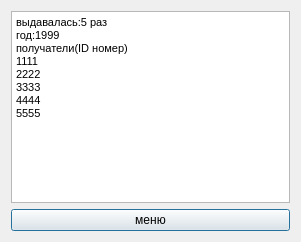
<?xml version="1.0" encoding="UTF-8"?>
<ui version="4.0">
 <class>Book_history_end</class>
 <widget class="QDialog" name="Book_history_end">
  <property name="geometry">
   <rect>
    <x>0</x>
    <y>0</y>
    <width>301</width>
    <height>242</height>
   </rect>
  </property>
  <property name="windowTitle">
   <string>Dialog</string>
  </property>
  <layout class="QVBoxLayout" name="verticalLayout_2">
   <item>
    <layout class="QVBoxLayout" name="verticalLayout">
     <item>
      <widget class="QTextBrowser" name="textBrowser">
       <property name="html">
        <string>&lt;!DOCTYPE HTML PUBLIC &quot;-//W3C//DTD HTML 4.0//EN&quot; &quot;http://www.w3.org/TR/REC-html40/strict.dtd&quot;&gt;
&lt;html&gt;&lt;head&gt;&lt;meta name=&quot;qrichtext&quot; content=&quot;1&quot; /&gt;&lt;style type=&quot;text/css&quot;&gt;
p, li { white-space: pre-wrap; }
&lt;/style&gt;&lt;/head&gt;&lt;body style=&quot; font-family:'MS Shell Dlg 2'; font-size:8.25pt; font-weight:400; font-style:normal;&quot;&gt;
&lt;p style=&quot; margin-top:0px; margin-bottom:0px; margin-left:0px; margin-right:0px; -qt-block-indent:0; text-indent:0px;&quot;&gt;выдавалась:5 раз&lt;/p&gt;
&lt;p style=&quot; margin-top:0px; margin-bottom:0px; margin-left:0px; margin-right:0px; -qt-block-indent:0; text-indent:0px;&quot;&gt;год:1999&lt;/p&gt;
&lt;p style=&quot; margin-top:0px; margin-bottom:0px; margin-left:0px; margin-right:0px; -qt-block-indent:0; text-indent:0px;&quot;&gt;получатели(ID номер)&lt;/p&gt;
&lt;p style=&quot; margin-top:0px; margin-bottom:0px; margin-left:0px; margin-right:0px; -qt-block-indent:0; text-indent:0px;&quot;&gt;1111&lt;/p&gt;
&lt;p style=&quot; margin-top:0px; margin-bottom:0px; margin-left:0px; margin-right:0px; -qt-block-indent:0; text-indent:0px;&quot;&gt;2222&lt;/p&gt;
&lt;p style=&quot; margin-top:0px; margin-bottom:0px; margin-left:0px; margin-right:0px; -qt-block-indent:0; text-indent:0px;&quot;&gt;3333&lt;/p&gt;
&lt;p style=&quot; margin-top:0px; margin-bottom:0px; margin-left:0px; margin-right:0px; -qt-block-indent:0; text-indent:0px;&quot;&gt;4444&lt;/p&gt;
&lt;p style=&quot; margin-top:0px; margin-bottom:0px; margin-left:0px; margin-right:0px; -qt-block-indent:0; text-indent:0px;&quot;&gt;5555&lt;/p&gt;&lt;/body&gt;&lt;/html&gt;</string>
       </property>
      </widget>
     </item>
     <item>
      <widget class="QPushButton" name="pushButton">
       <property name="text">
        <string>меню</string>
       </property>
      </widget>
     </item>
    </layout>
   </item>
  </layout>
 </widget>
 <resources/>
 <connections/>
</ui>
